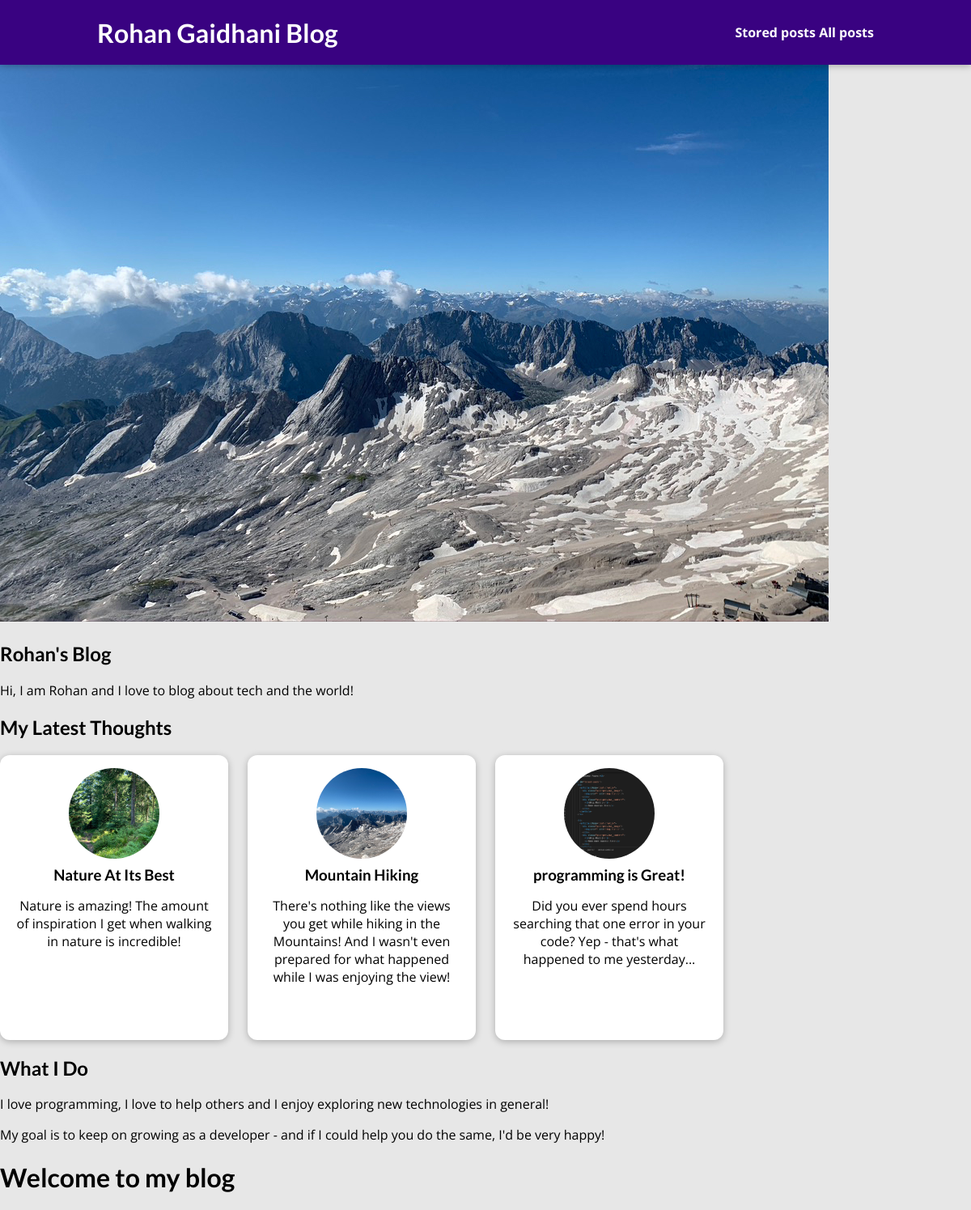
Screenshot of /blog/ with the database file from the repository.
### blog/models.py (models this page shows, shortened)
class Post(models.Model):  # Capitalized
    title = models.CharField(max_length=150)
    excerpt = models.CharField(max_length=200)
    image = models.ImageField(upload_to='uploads/posts/', null=True, blank=True)
    date = models.DateField(auto_now_add=True)  # Changed to auto_now_add
    slug = models.SlugField(unique=True, db_index=True)
    content = models.TextField(validators=[MinLengthValidator(10)])
    author = models.ForeignKey(
        Author,
        on_delete=models.SET_NULL,
        related_name="posts",
        null=True,
        blank=True
    )
    tags = models.ManyToManyField(Tag, blank=True)
    class Meta:
        ordering = ['-date']  # Default ordering by date descending

### blog/views.py (the view)
# urls.py: path("", views.StartingPageView.as_view(), name="starting-page"),
class StartingPageView(ListView):
    template_name = "blog/index.html"
    model = Post
    ordering = ["-date"]
    context_object_name = "posts"
    def get_queryset(self):
        queryset = super().get_queryset()
        data = queryset[:3]
        return data

### blog/templates/blog/index.html (shortened to what this page needs)
{% extends "base.html" %}
{% load static %}
{% block css_files %}
    <link rel="stylesheet" href="{% static 'blog/post.css' %}"/>
    <link rel="stylesheet" href="{% static 'blog/all-posts.css' %}"/>
{% endblock %}
{% block content %}
    <section id="Welcome">
        <header>
            <img src="{% static 'blog/images/mountains.jpg' %}" alt="Rohan Gaidhani - Author of this Blog">
            <h2>Rohan's Blog</h2>
        </header>
        <p>Hi, I am Rohan and I love to blog about tech and the world!</p>
    </section>
    <section id="latest-posts">
        <h2>My Latest Thoughts</h2>
        <ul>
            {% for post in posts %}
            {% include 'blog/includes/post.html' %}
            {% endfor %}
        </ul>
    </section>
    <section id="about">
        <h2>What I Do</h2>
        <p>
            I love programming, I love to help others and I enjoy exploring new technologies in general!
        </p>
        <p>
            My goal is to keep on growing as a developer - and if I could help you do the same, I'd be very happy!
        </p>
    </section>
    <h1>Welcome to my blog</h1>
{% endblock %}

### blog/templates/blog/includes/post.html
<li>
    <article class="post">
        <a href="{% url 'post-detail-page' post.slug %}">
            <img src="{{ post.image.url }}" alt="{{ post.title }}"/>
            <div class="post__content">
                <h3>{{ post.title }}</h3>
                <p>
                    {{ post.excerpt }}
                </p>
            </div>
        </a>
    </article>
</li>

### static/app.css (style rules this page uses)
* { box-sizing: border-box; }
html { font-family: 'Open Sans', 'Lato', sans-serif; }
body { margin: 0; }
h1, h2, h3 { font-family: 'Lato', sans-serif; font-weight: bold; }

### blog/static/blog/post.css (style rules this page uses)
.post { display: flex; flex-direction: column; align-items: center; text-align: center; }
.post a { text-decoration: none; color: black; transition: all 0.2s ease; padding: 1rem; }
.post img { width: 5rem; height: 5rem; object-fit: cover; border-radius: 50%; }
.post h3 { margin: 0.25rem 0; }

### blog/static/blog/all-posts.css (style rules this page uses)
body { background-color: #e7e7e7; }
ul { list-style: none; margin: 0; padding: 0; display: grid; grid-template-columns: repeat(auto-fill, minmax(17rem, 1fr)); gap: 1.5rem; }
.post img { width: 7rem; height: 7rem; }
.post a { height: 22rem; transform-origin: center; box-shadow: 0 2px 8px rgba(0, 0, 0, 0.25); border-radius: 12px; background-color: white; }

### rows the page displays
Post: image (picture), title "Nature At Its Best", excerpt "Nature is amazing! The amount of inspiration I get when walking in nature is incredible!"
Post: image (picture), title "Mountain Hiking", excerpt "There's nothing like the views you get while hiking in the Mountains! And I wasn't even prepared for what happened while I was enjoying the view!"
Post: image (picture), title "programming is Great!", excerpt "Did you ever spend hours searching that one error in your code? Yep - that's what happened to me yesterday..."
